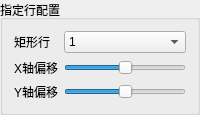
          <widget class="QGroupBox" name="groupBox_11">
           <property name="title">
            <string>指定行配置</string>
           </property>
           <layout class="QHBoxLayout" name="horizontalLayout_2">
            <item>
             <layout class="QGridLayout" name="gridLayout_11">
              <item row="0" column="0">
               <widget class="QLabel" name="label_61">
                <property name="text">
                 <string>矩形行</string>
                </property>
               </widget>
              </item>
              <item row="0" column="1">
               <widget class="QComboBox" name="specifyRowRectCombo">
                <item>
                 <property name="text">
                  <string>1</string>
                 </property>
                 <property name="icon">
                  <iconset resource="MainDlg.qrc">
                   <normaloff>:/Images/Resources/Images/tree.ico</normaloff>:/Images/Resources/Images/tree.ico</iconset>
                 </property>
                </item>
                <item>
                 <property name="text">
                  <string>2</string>
                 </property>
                 <property name="icon">
                  <iconset resource="MainDlg.qrc">
                   <normaloff>:/Images/Resources/Images/tree.ico</normaloff>:/Images/Resources/Images/tree.ico</iconset>
                 </property>
                </item>
                <item>
                 <property name="text">
                  <string>3</string>
                 </property>
                 <property name="icon">
                  <iconset resource="MainDlg.qrc">
                   <normaloff>:/Images/Resources/Images/tree.ico</normaloff>:/Images/Resources/Images/tree.ico</iconset>
                 </property>
                </item>
                <item>
                 <property name="text">
                  <string>4</string>
                 </property>
                 <property name="icon">
                  <iconset resource="MainDlg.qrc">
                   <normaloff>:/Images/Resources/Images/tree.ico</normaloff>:/Images/Resources/Images/tree.ico</iconset>
                 </property>
                </item>
                <item>
                 <property name="text">
                  <string>5</string>
                 </property>
                 <property name="icon">
                  <iconset resource="MainDlg.qrc">
                   <normaloff>:/Images/Resources/Images/tree.ico</normaloff>:/Images/Resources/Images/tree.ico</iconset>
                 </property>
                </item>
                <item>
                 <property name="text">
                  <string>6</string>
                 </property>
                 <property name="icon">
                  <iconset resource="MainDlg.qrc">
                   <normaloff>:/Images/Resources/Images/tree.ico</normaloff>:/Images/Resources/Images/tree.ico</iconset>
                 </property>
                </item>
                <item>
                 <property name="text">
                  <string>7</string>
                 </property>
                 <property name="icon">
                  <iconset resource="MainDlg.qrc">
                   <normaloff>:/Images/Resources/Images/tree.ico</normaloff>:/Images/Resources/Images/tree.ico</iconset>
                 </property>
                </item>
                <item>
                 <property name="text">
                  <string>8</string>
                 </property>
                 <property name="icon">
                  <iconset resource="MainDlg.qrc">
                   <normaloff>:/Images/Resources/Images/tree.ico</normaloff>:/Images/Resources/Images/tree.ico</iconset>
                 </property>
                </item>
                <item>
                 <property name="text">
                  <string>9</string>
                 </property>
                 <property name="icon">
                  <iconset resource="MainDlg.qrc">
                   <normaloff>:/Images/Resources/Images/tree.ico</normaloff>:/Images/Resources/Images/tree.ico</iconset>
                 </property>
                </item>
                <item>
                 <property name="text">
                  <string>10</string>
                 </property>
                 <property name="icon">
                  <iconset resource="MainDlg.qrc">
                   <normaloff>:/Images/Resources/Images/tree.ico</normaloff>:/Images/Resources/Images/tree.ico</iconset>
                 </property>
                </item>
               </widget>
              </item>
              <item row="1" column="0">
               <widget class="QLabel" name="label_62">
                <property name="text">
                 <string>X轴偏移</string>
                </property>
               </widget>
              </item>
              <item row="1" column="1">
               <widget class="QSlider" name="specifyRowXOffsetHSlider">
                <property name="minimum">
                 <number>-300</number>
                </property>
                <property name="maximum">
                 <number>300</number>
                </property>
                <property name="orientation">
                 <enum>Qt::Horizontal</enum>
                </property>
               </widget>
              </item>
              <item row="2" column="0">
               <widget class="QLabel" name="label_63">
                <property name="text">
                 <string>Y轴偏移</string>
                </property>
               </widget>
              </item>
              <item row="2" column="1">
               <widget class="QSlider" name="specifyRowYOffsetHSlider">
                <property name="minimum">
                 <number>-300</number>
                </property>
                <property name="maximum">
                 <number>300</number>
                </property>
                <property name="orientation">
                 <enum>Qt::Horizontal</enum>
                </property>
               </widget>
              </item>
             </layout>
            </item>
           </layout>
          </widget>
